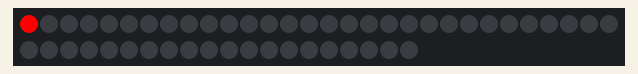
Simulated run of this sketch. Board: Arduino Uno, built with avr-gcc and run on an emulated ATmega328P. On the bench: 50 RGB LEDs in strip order, left to right, continuing on the next row.

Above: at 0.01 s.
At 7.72 s:
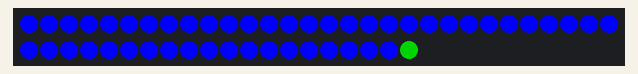
At 13.77 s:
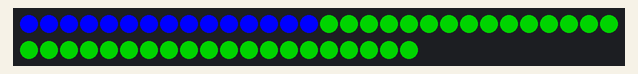
At 19.92 s:
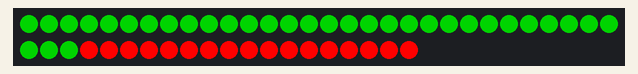
At 29.93 s:
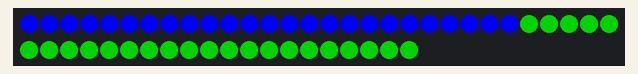
At 39.93 s:
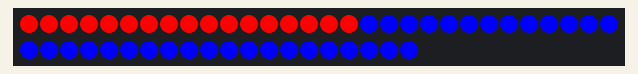

The sketch:

colorWipe.ino
```cpp
#include <FastLED.h>

#define LED_PIN     7
#define NUM_LEDS    50
#define SPEED       50  // Speed of color wipe

CRGB leds[NUM_LEDS];

void setup() {
  FastLED.addLeds<WS2812, LED_PIN, GRB>(leds, NUM_LEDS);
}

void loop() {
  // Wipe with Red
  for (int i = 0; i < NUM_LEDS; i++) {
    leds[i] = CRGB::Red;
    FastLED.show();
    delay(SPEED);
  }

  // Wipe with Green
  for (int i = 0; i < NUM_LEDS; i++) {
    leds[i] = CRGB::Green;
    FastLED.show();
    delay(SPEED);
  }

  // Wipe with Blue
  for (int i = 0; i < NUM_LEDS; i++) {
    leds[i] = CRGB::Blue;
    FastLED.show();
    delay(SPEED);
  }
}
```
